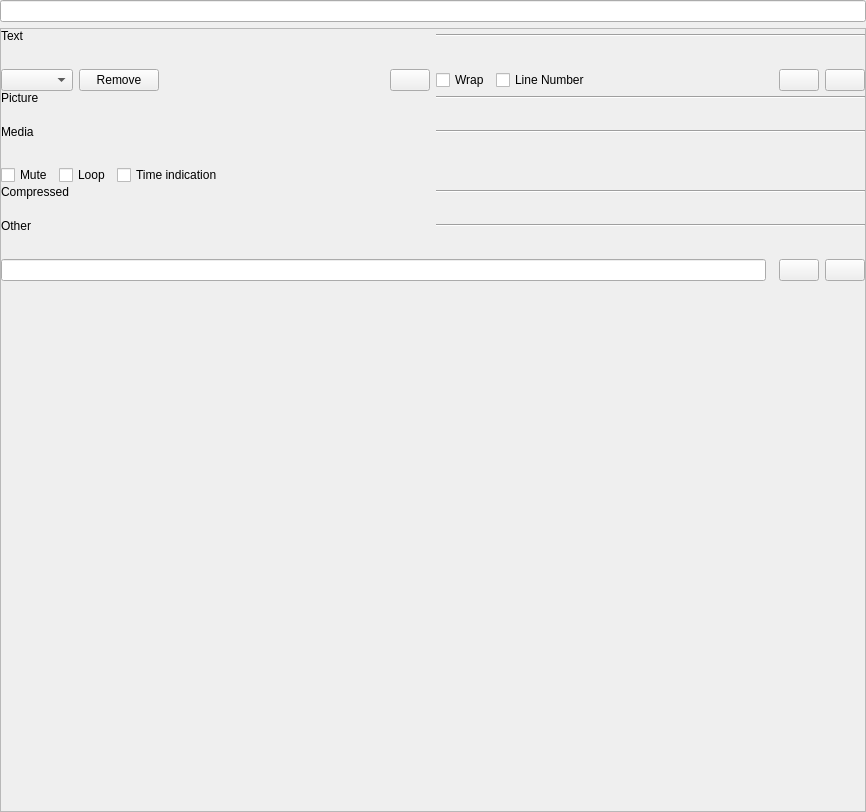
<?xml version="1.0" encoding="UTF-8"?>
<ui version="4.0">
 <class>CSettingsWnd4FileType</class>
 <widget class="QWidget" name="CSettingsWnd4FileType">
  <property name="geometry">
   <rect>
    <x>0</x>
    <y>0</y>
    <width>866</width>
    <height>812</height>
   </rect>
  </property>
  <layout class="QGridLayout" name="Layout_all_container">
   <property name="leftMargin">
    <number>0</number>
   </property>
   <property name="topMargin">
    <number>0</number>
   </property>
   <property name="rightMargin">
    <number>0</number>
   </property>
   <property name="bottomMargin">
    <number>0</number>
   </property>
   <item row="1" column="0">
    <widget class="QStackedWidget" name="stackedWidget">
     <property name="currentIndex">
      <number>0</number>
     </property>
     <widget class="QWidget" name="page_content">
      <layout class="QGridLayout" name="gridLayout_9">
       <property name="leftMargin">
        <number>0</number>
       </property>
       <property name="topMargin">
        <number>0</number>
       </property>
       <property name="rightMargin">
        <number>0</number>
       </property>
       <property name="bottomMargin">
        <number>0</number>
       </property>
       <item row="0" column="0">
        <widget class="QScrollArea" name="scrollArea">
         <property name="widgetResizable">
          <bool>true</bool>
         </property>
         <widget class="QWidget" name="scrollAreaWidgetContents">
          <property name="geometry">
           <rect>
            <x>0</x>
            <y>0</y>
            <width>864</width>
            <height>784</height>
           </rect>
          </property>
          <layout class="QGridLayout" name="gridLayout_7">
           <property name="leftMargin">
            <number>0</number>
           </property>
           <property name="topMargin">
            <number>0</number>
           </property>
           <property name="rightMargin">
            <number>0</number>
           </property>
           <property name="bottomMargin">
            <number>0</number>
           </property>
           <property name="horizontalSpacing">
            <number>0</number>
           </property>
           <property name="verticalSpacing">
            <number>6</number>
           </property>
           <item row="0" column="0">
            <layout class="QVBoxLayout" name="Layout_group_container">
             <item>
              <widget class="QWidget" name="groupBox_text" native="true">
               <layout class="QVBoxLayout" name="Layout_grp_text">
                <property name="leftMargin">
                 <number>0</number>
                </property>
                <property name="topMargin">
                 <number>0</number>
                </property>
                <property name="rightMargin">
                 <number>0</number>
                </property>
                <property name="bottomMargin">
                 <number>0</number>
                </property>
                <item>
                 <widget class="QWidget" name="wnd_title_container" native="true">
                  <layout class="QHBoxLayout" name="Layout_wnd_app_behavior">
                   <property name="leftMargin">
                    <number>0</number>
                   </property>
                   <property name="topMargin">
                    <number>0</number>
                   </property>
                   <property name="rightMargin">
                    <number>0</number>
                   </property>
                   <property name="bottomMargin">
                    <number>0</number>
                   </property>
                   <item>
                    <widget class="QLabel" name="label_group_title">
                     <property name="text">
                      <string>Text</string>
                     </property>
                    </widget>
                   </item>
                   <item>
                    <widget class="Line" name="line">
                     <property name="orientation">
                      <enum>Qt::Horizontal</enum>
                     </property>
                    </widget>
                   </item>
                  </layout>
                 </widget>
                </item>
                <item>
                 <widget class="QLabel" name="label_text">
                  <property name="text">
                   <string/>
                  </property>
                 </widget>
                </item>
                <item>
                 <widget class="QWidget" name="widget_text_options" native="true">
                  <layout class="QHBoxLayout" name="horizontalLayout">
                   <property name="leftMargin">
                    <number>0</number>
                   </property>
                   <property name="topMargin">
                    <number>0</number>
                   </property>
                   <property name="rightMargin">
                    <number>0</number>
                   </property>
                   <property name="bottomMargin">
                    <number>0</number>
                   </property>
                   <item>
                    <widget class="QWidget" name="widget_del" native="true">
                     <layout class="QHBoxLayout" name="Layout_widget_del">
                      <property name="leftMargin">
                       <number>0</number>
                      </property>
                      <property name="topMargin">
                       <number>0</number>
                      </property>
                      <property name="rightMargin">
                       <number>0</number>
                      </property>
                      <property name="bottomMargin">
                       <number>0</number>
                      </property>
                      <item>
                       <widget class="QComboBox" name="comboBox_del"/>
                      </item>
                      <item>
                       <widget class="QPushButton" name="pushButton_del">
                        <property name="text">
                         <string>Remove</string>
                        </property>
                       </widget>
                      </item>
                      <item>
                       <spacer name="horizontalSpacer_4">
                        <property name="orientation">
                         <enum>Qt::Horizontal</enum>
                        </property>
                        <property name="sizeHint" stdset="0">
                         <size>
                          <width>40</width>
                          <height>20</height>
                         </size>
                        </property>
                       </spacer>
                      </item>
                      <item>
                       <widget class="QPushButton" name="pushButton_del_over">
                        <property name="text">
                         <string/>
                        </property>
                       </widget>
                      </item>
                     </layout>
                    </widget>
                   </item>
                   <item>
                    <widget class="QWidget" name="widget_text_operation" native="true">
                     <layout class="QHBoxLayout" name="Layout_widget_text_operation">
                      <property name="leftMargin">
                       <number>0</number>
                      </property>
                      <property name="topMargin">
                       <number>0</number>
                      </property>
                      <property name="rightMargin">
                       <number>0</number>
                      </property>
                      <property name="bottomMargin">
                       <number>0</number>
                      </property>
                      <item>
                       <widget class="QCheckBox" name="checkBox_text_warp">
                        <property name="text">
                         <string>Wrap</string>
                        </property>
                       </widget>
                      </item>
                      <item>
                       <widget class="QCheckBox" name="checkBox_text_line_num">
                        <property name="text">
                         <string>Line Number</string>
                        </property>
                       </widget>
                      </item>
                      <item>
                       <spacer name="horizontalSpacer">
                        <property name="orientation">
                         <enum>Qt::Horizontal</enum>
                        </property>
                        <property name="sizeHint" stdset="0">
                         <size>
                          <width>40</width>
                          <height>20</height>
                         </size>
                        </property>
                       </spacer>
                      </item>
                      <item>
                       <widget class="QPushButton" name="pushButton_add_text">
                        <property name="text">
                         <string/>
                        </property>
                       </widget>
                      </item>
                      <item>
                       <widget class="QPushButton" name="pushButton_remove_text">
                        <property name="text">
                         <string/>
                        </property>
                       </widget>
                      </item>
                     </layout>
                    </widget>
                   </item>
                  </layout>
                 </widget>
                </item>
               </layout>
              </widget>
             </item>
             <item>
              <widget class="QWidget" name="groupBox_text_2" native="true">
               <layout class="QVBoxLayout" name="Layout_grp_pic">
                <property name="leftMargin">
                 <number>0</number>
                </property>
                <property name="topMargin">
                 <number>0</number>
                </property>
                <property name="rightMargin">
                 <number>0</number>
                </property>
                <property name="bottomMargin">
                 <number>0</number>
                </property>
                <item>
                 <widget class="QWidget" name="wnd_title_container_2" native="true">
                  <layout class="QHBoxLayout" name="Layout_wnd_app_behavior_2">
                   <property name="leftMargin">
                    <number>0</number>
                   </property>
                   <property name="topMargin">
                    <number>0</number>
                   </property>
                   <property name="rightMargin">
                    <number>0</number>
                   </property>
                   <property name="bottomMargin">
                    <number>0</number>
                   </property>
                   <item>
                    <widget class="QLabel" name="label_group_title_2">
                     <property name="text">
                      <string>Picture</string>
                     </property>
                    </widget>
                   </item>
                   <item>
                    <widget class="Line" name="line_2">
                     <property name="orientation">
                      <enum>Qt::Horizontal</enum>
                     </property>
                    </widget>
                   </item>
                  </layout>
                 </widget>
                </item>
                <item>
                 <widget class="QLabel" name="label_pic">
                  <property name="text">
                   <string/>
                  </property>
                 </widget>
                </item>
               </layout>
              </widget>
             </item>
             <item>
              <widget class="QWidget" name="groupBox_text_3" native="true">
               <layout class="QVBoxLayout" name="Layout_grp_media">
                <property name="leftMargin">
                 <number>0</number>
                </property>
                <property name="topMargin">
                 <number>0</number>
                </property>
                <property name="rightMargin">
                 <number>0</number>
                </property>
                <property name="bottomMargin">
                 <number>0</number>
                </property>
                <item>
                 <widget class="QWidget" name="wnd_title_container_3" native="true">
                  <layout class="QHBoxLayout" name="Layout_wnd_app_behavior_3">
                   <property name="leftMargin">
                    <number>0</number>
                   </property>
                   <property name="topMargin">
                    <number>0</number>
                   </property>
                   <property name="rightMargin">
                    <number>0</number>
                   </property>
                   <property name="bottomMargin">
                    <number>0</number>
                   </property>
                   <item>
                    <widget class="QLabel" name="label_group_title_3">
                     <property name="text">
                      <string>Media</string>
                     </property>
                    </widget>
                   </item>
                   <item>
                    <widget class="Line" name="line_3">
                     <property name="orientation">
                      <enum>Qt::Horizontal</enum>
                     </property>
                    </widget>
                   </item>
                  </layout>
                 </widget>
                </item>
                <item>
                 <widget class="QLabel" name="label_media">
                  <property name="text">
                   <string/>
                  </property>
                 </widget>
                </item>
                <item>
                 <widget class="QWidget" name="widget_media_options" native="true">
                  <layout class="QHBoxLayout" name="Layout_widget_media_options">
                   <property name="leftMargin">
                    <number>0</number>
                   </property>
                   <property name="topMargin">
                    <number>0</number>
                   </property>
                   <property name="rightMargin">
                    <number>0</number>
                   </property>
                   <property name="bottomMargin">
                    <number>0</number>
                   </property>
                   <item>
                    <widget class="QCheckBox" name="checkBox_media_mute">
                     <property name="text">
                      <string>Mute</string>
                     </property>
                    </widget>
                   </item>
                   <item>
                    <widget class="QCheckBox" name="checkBox_media_loop">
                     <property name="text">
                      <string>Loop</string>
                     </property>
                    </widget>
                   </item>
                   <item>
                    <widget class="QCheckBox" name="checkBox_media_time">
                     <property name="text">
                      <string>Time indication</string>
                     </property>
                    </widget>
                   </item>
                   <item>
                    <spacer name="horizontalSpacer_5">
                     <property name="orientation">
                      <enum>Qt::Horizontal</enum>
                     </property>
                     <property name="sizeHint" stdset="0">
                      <size>
                       <width>40</width>
                       <height>20</height>
                      </size>
                     </property>
                    </spacer>
                   </item>
                  </layout>
                 </widget>
                </item>
               </layout>
              </widget>
             </item>
             <item>
              <widget class="QWidget" name="groupBox_text_4" native="true">
               <layout class="QVBoxLayout" name="Layout_grp_dir">
                <property name="leftMargin">
                 <number>0</number>
                </property>
                <property name="topMargin">
                 <number>0</number>
                </property>
                <property name="rightMargin">
                 <number>0</number>
                </property>
                <property name="bottomMargin">
                 <number>0</number>
                </property>
                <item>
                 <widget class="QWidget" name="wnd_title_container_4" native="true">
                  <layout class="QHBoxLayout" name="Layout_wnd_app_behavior_4">
                   <property name="leftMargin">
                    <number>0</number>
                   </property>
                   <property name="topMargin">
                    <number>0</number>
                   </property>
                   <property name="rightMargin">
                    <number>0</number>
                   </property>
                   <property name="bottomMargin">
                    <number>0</number>
                   </property>
                   <item>
                    <widget class="QLabel" name="label_group_title_4">
                     <property name="text">
                      <string>Compressed</string>
                     </property>
                    </widget>
                   </item>
                   <item>
                    <widget class="Line" name="line_4">
                     <property name="orientation">
                      <enum>Qt::Horizontal</enum>
                     </property>
                    </widget>
                   </item>
                  </layout>
                 </widget>
                </item>
                <item>
                 <widget class="QLabel" name="label_dir">
                  <property name="text">
                   <string/>
                  </property>
                 </widget>
                </item>
               </layout>
              </widget>
             </item>
             <item>
              <widget class="QWidget" name="groupBox_text_5" native="true">
               <layout class="QVBoxLayout" name="Layout_grp_other">
                <property name="leftMargin">
                 <number>0</number>
                </property>
                <property name="topMargin">
                 <number>0</number>
                </property>
                <property name="rightMargin">
                 <number>0</number>
                </property>
                <property name="bottomMargin">
                 <number>0</number>
                </property>
                <item>
                 <widget class="QWidget" name="wnd_title_container_5" native="true">
                  <layout class="QHBoxLayout" name="Layout_wnd_app_behavior_5">
                   <property name="leftMargin">
                    <number>0</number>
                   </property>
                   <property name="topMargin">
                    <number>0</number>
                   </property>
                   <property name="rightMargin">
                    <number>0</number>
                   </property>
                   <property name="bottomMargin">
                    <number>0</number>
                   </property>
                   <item>
                    <widget class="QLabel" name="label_group_title_5">
                     <property name="text">
                      <string>Other</string>
                     </property>
                    </widget>
                   </item>
                   <item>
                    <widget class="Line" name="line_5">
                     <property name="orientation">
                      <enum>Qt::Horizontal</enum>
                     </property>
                    </widget>
                   </item>
                  </layout>
                 </widget>
                </item>
                <item>
                 <widget class="QLabel" name="label_other">
                  <property name="text">
                   <string/>
                  </property>
                 </widget>
                </item>
                <item>
                 <widget class="QWidget" name="widget_other_options" native="true">
                  <layout class="QHBoxLayout" name="horizontalLayout_3">
                   <property name="leftMargin">
                    <number>0</number>
                   </property>
                   <property name="topMargin">
                    <number>0</number>
                   </property>
                   <property name="rightMargin">
                    <number>0</number>
                   </property>
                   <property name="bottomMargin">
                    <number>0</number>
                   </property>
                   <item>
                    <widget class="QLineEdit" name="lineEdit_markdown_css"/>
                   </item>
                   <item>
                    <spacer name="horizontalSpacer_6">
                     <property name="orientation">
                      <enum>Qt::Horizontal</enum>
                     </property>
                    </spacer>
                   </item>
                   <item>
                    <widget class="QPushButton" name="pushButton_markdown_add">
                     <property name="text">
                      <string/>
                     </property>
                    </widget>
                   </item>
                   <item>
                    <widget class="QPushButton" name="pushButton_markdown_del">
                     <property name="text">
                      <string/>
                     </property>
                    </widget>
                   </item>
                  </layout>
                 </widget>
                </item>
               </layout>
              </widget>
             </item>
            </layout>
           </item>
           <item row="1" column="0">
            <spacer name="verticalSpacer">
             <property name="orientation">
              <enum>Qt::Vertical</enum>
             </property>
             <property name="sizeHint" stdset="0">
              <size>
               <width>20</width>
               <height>40</height>
              </size>
             </property>
            </spacer>
           </item>
          </layout>
         </widget>
        </widget>
       </item>
      </layout>
     </widget>
     <widget class="QWidget" name="page_404">
      <layout class="QGridLayout" name="gridLayout_10">
       <item row="0" column="0">
        <layout class="QVBoxLayout" name="verticalLayout_2">
         <item>
          <spacer name="verticalSpacer_3">
           <property name="orientation">
            <enum>Qt::Vertical</enum>
           </property>
           <property name="sizeHint" stdset="0">
            <size>
             <width>20</width>
             <height>40</height>
            </size>
           </property>
          </spacer>
         </item>
         <item>
          <layout class="QHBoxLayout" name="horizontalLayout_2">
           <item>
            <spacer name="horizontalSpacer_2">
             <property name="orientation">
              <enum>Qt::Horizontal</enum>
             </property>
             <property name="sizeHint" stdset="0">
              <size>
               <width>40</width>
               <height>20</height>
              </size>
             </property>
            </spacer>
           </item>
           <item>
            <widget class="QLabel" name="label">
             <property name="text">
              <string>&lt;html&gt;&lt;head/&gt;&lt;body&gt;&lt;p align=&quot;center&quot;&gt;&lt;img src=&quot;:/face_nohappy.png&quot;/&gt;&lt;span style=&quot; font-size:18pt; font-weight:496; color:#333;&quot;&gt; Oops! &lt;/span&gt;&lt;/p&gt;&lt;p align=&quot;center&quot;&gt;&lt;span style=&quot; font-size:18pt; font-weight:496; color:#333;&quot;&gt;No extensions matched.&lt;/span&gt;&lt;/p&gt;&lt;/body&gt;&lt;/html&gt;</string>
             </property>
             <property name="alignment">
              <set>Qt::AlignCenter</set>
             </property>
             <property name="wordWrap">
              <bool>false</bool>
             </property>
            </widget>
           </item>
           <item>
            <spacer name="horizontalSpacer_3">
             <property name="orientation">
              <enum>Qt::Horizontal</enum>
             </property>
             <property name="sizeHint" stdset="0">
              <size>
               <width>40</width>
               <height>20</height>
              </size>
             </property>
            </spacer>
           </item>
          </layout>
         </item>
         <item>
          <spacer name="verticalSpacer_2">
           <property name="orientation">
            <enum>Qt::Vertical</enum>
           </property>
           <property name="sizeHint" stdset="0">
            <size>
             <width>20</width>
             <height>40</height>
            </size>
           </property>
          </spacer>
         </item>
        </layout>
       </item>
      </layout>
     </widget>
    </widget>
   </item>
   <item row="0" column="0">
    <widget class="QLineEdit" name="lineEdit_search"/>
   </item>
  </layout>
 </widget>
 <resources/>
 <connections/>
</ui>
